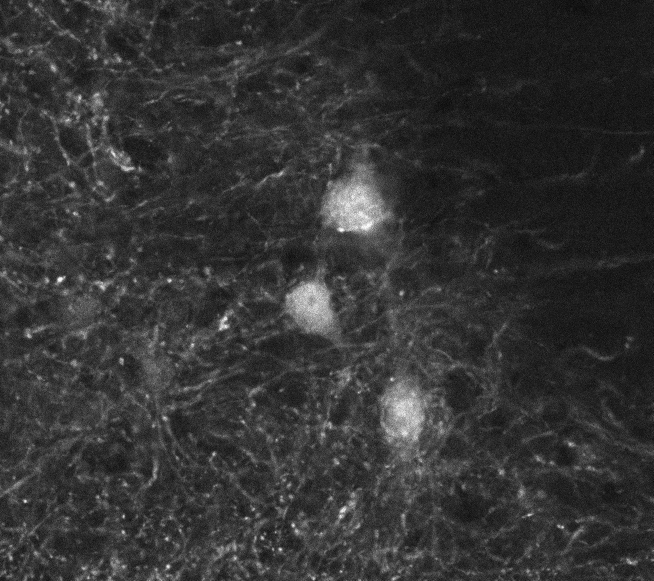
#> input picture Images/neurons.jpg, 1307 x 1161 px (shown at 1/2 size)
$ jupyter execute 02_SipleImageManipulation.ipynb
#> lines starting #> are read from the running program, lines starting #| are printed output that depends on the picture; after the words box and inside, x2 and y2 are one past the last pixel; in counts of white or black regions, pixels touching at a corner belong together
# Simple Image Manipulation

[cell 1]
# Uncomment and run the code below for installing scikit for the first time

# When using anaconda run teh following code:
#!conda install -c anaconda scikit-image

# If you are not using anaconda
#!pip install scikit-image

[cell 2]
from __future__ import print_function, division
import numpy as np
import matplotlib.pyplot as plt
from skimage import img_as_ubyte
from skimage.color import rgb2gray
from skimage.io import imread, imshow
from skimage.measure import label, regionprops
from skimage.morphology import binary_closing, binary_opening, disk
from skimage.filters import threshold_otsu
from skimage.transform import rescale
from skimage.morphology import square
from scipy import ndimage
from skimage import draw
from skimage import io

## Loading and displaying an image
For this example I will be using the first image I took during my microscopy induction.

The image is called 'neurons' and it is available in this repository inside the 'Images' folder.

[cell 3]
img_neurons = rgb2gray(img_as_ubyte(imread("./Images/neurons.jpg")))
#> img_neurons: shape (1161, 1307) float64; min 0, max 1, mean 0.203
img_neurons = img_as_ubyte(img_neurons)

plt.figure()
imshow(img_neurons)
plt.title("Original image")

## Re-scaling an image

[cell 4]
img_neurons_rescaled = rescale(img_neurons, 0.25)
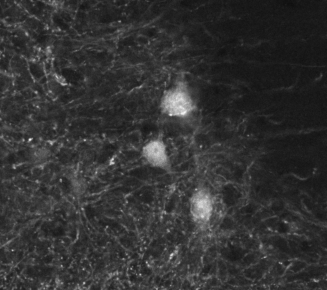
#> img_neurons_rescaled: shape (290, 327) float64; min 0.0605, max 0.962, mean 0.203
plt.figure()
imshow(img_neurons_rescaled)
plt.title('Rescaled image')

## Converting an image to grayscale

[cell 5]
img_neurons_gray = rgb2gray(img_neurons_rescaled)
plt.figure()
imshow(img_neurons_gray)
plt.title('Grayscale image')

## Plotting the histogram of an image

[cell 6]
data = plt.hist(img_neurons_rescaled.ravel(), bins = 256)
plt.show()
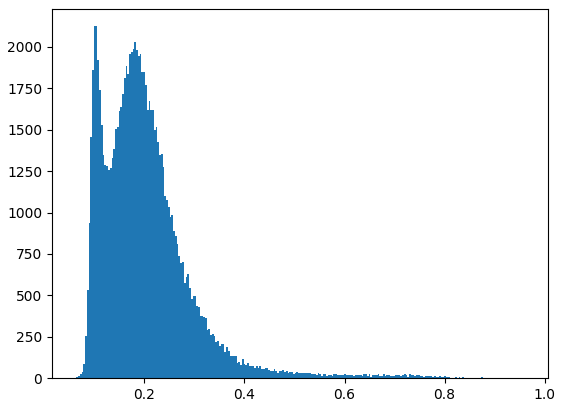
#> figure drawn by matplotlib, 1 panel; tallest bar 2125 high, from x = 0.0992 to 0.103

## Plotting several figures at one

[cell 7]
# create figure with 2x2 subplots
fig, ax = plt.subplots(2,2, figsize=(20,15))

# fill each subplot
ax[0,0].imshow(img_neurons)
ax[0,1].hist(img_neurons.ravel(), bins = 256);

ax[1,0].imshow(img_neurons_gray, cmap = 'gray')
ax[1,1].hist(img_neurons_gray.ravel(), bins = 256);


# we can add titles to subplots
ax[0,0].set_title('Colored Image')
ax[0,1].set_title('Histogram of colored image')
ax[1,0].set_title('Grayscale Image')
ax[1,1].set_title('Histogram of grayscale image')
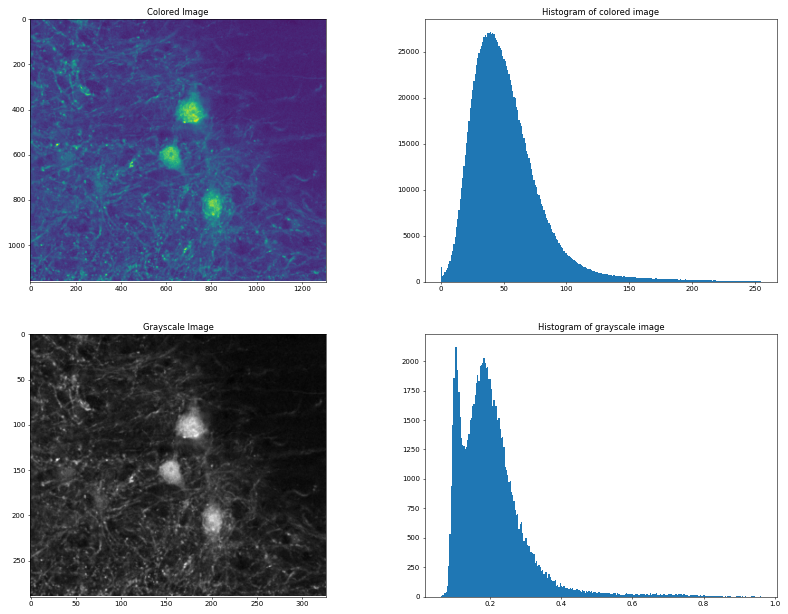
#> figure drawn by matplotlib, 4 panels; panel 2: tallest bar 27183 high, from x = 38.85 to 39.84; panel 4: tallest bar 2125 high, from x = 0.0992 to 0.103

## Threshold the image using Otsu's treshold

[cell 8]
img_neurons_blackwhite = img_neurons <= threshold_otsu(img_neurons)
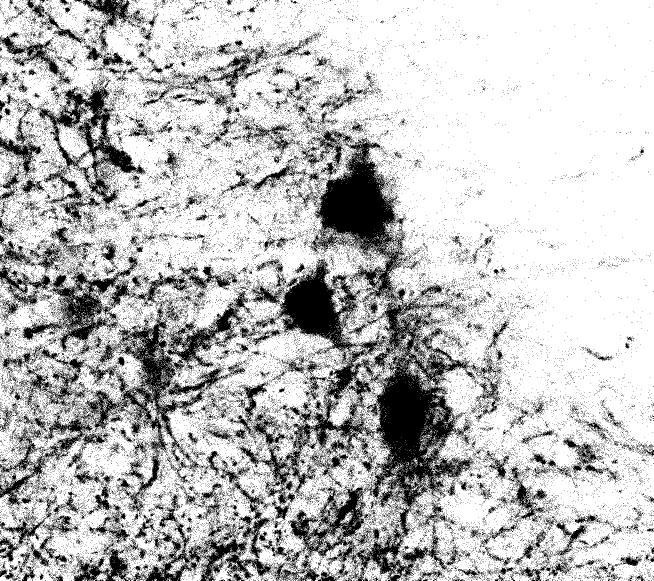
#> img_neurons_blackwhite: shape (1161, 1307) bool (shown at 1/2 size); 75% white; 37605 black regions (36905 under 20 px), largest, box (x1, y1, x2, y2) and area: (459, 275, 948, 1161) 116706, (0, 544, 502, 1028) 37078, (70, 160, 292, 455) 15207
plt.figure(figsize=(10,4))
plt.title("Image after applying Otsu Threshold")
imshow(img_neurons_blackwhite)

## Removing noise from the image using morphological operators

[cell 9]
# Applying dilation
# Dilation expands the shapes in an image.
img_neurons_blackwhite = ndimage.binary_dilation(img_neurons_blackwhite, disk(4))
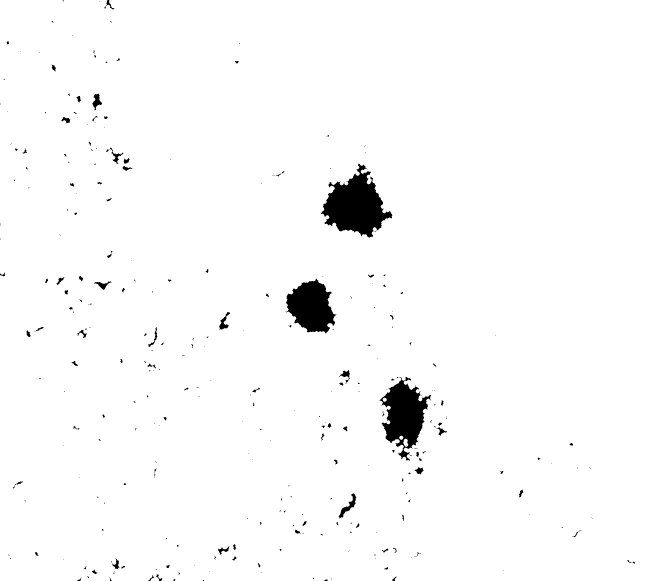
#> img_neurons_blackwhite: shape (1161, 1307) bool (shown at 1/2 size); 97.8% white; 331 black regions (250 under 20 px), largest, box (x1, y1, x2, y2) and area: (642, 327, 785, 475) 11036, (759, 754, 862, 921) 8413, (572, 557, 673, 667) 7130
plt.figure()
plt.title('Dilation')
io.imshow (img_neurons_blackwhite)

# Removing noise using the 'opening' operator
img_neurons_blackwhite = binary_opening(img_neurons_blackwhite, disk(5))
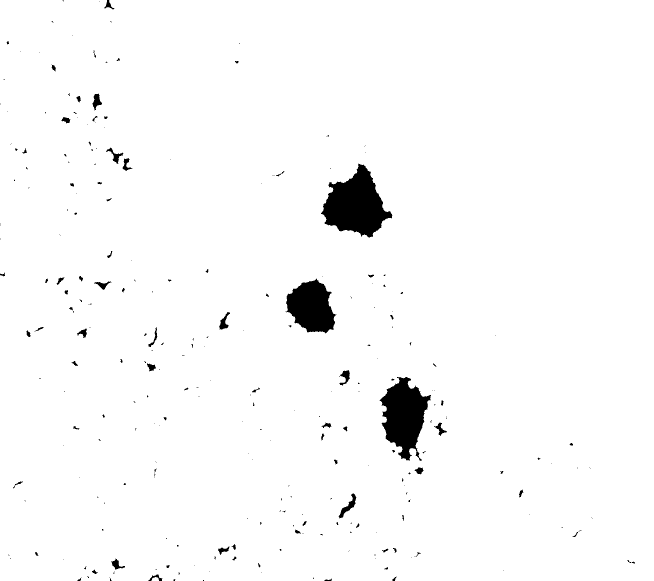
#> img_neurons_blackwhite: shape (1161, 1307) bool (shown at 1/2 size); 97.6% white; 276 black regions (195 under 20 px), largest, box (x1, y1, x2, y2) and area: (642, 327, 785, 475) 11792, (759, 754, 862, 922) 9770, (571, 557, 673, 667) 7366


# Filling gaps and holes using the 'closing' operator
img_neurons_blackwhite = binary_closing(img_neurons_blackwhite, disk(5))
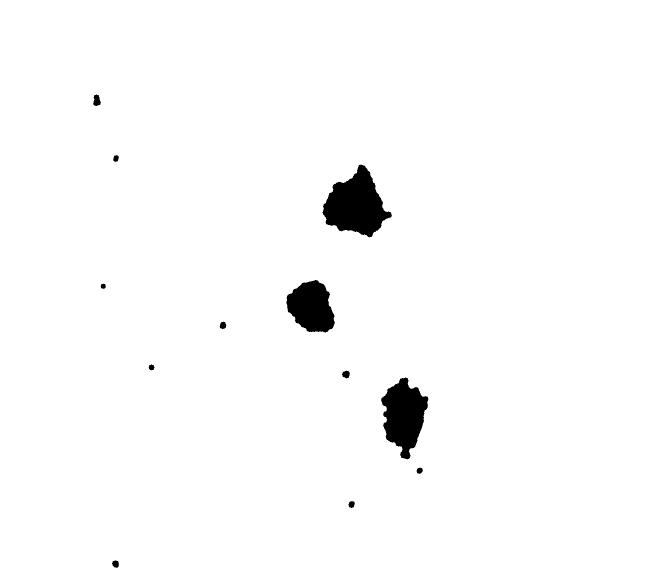
#> img_neurons_blackwhite: shape (1161, 1307) bool (shown at 1/2 size); 98.1% white; 12 black regions

plt.figure()
imshow(img_neurons_blackwhite)
plt.title('Image after morphology operations')

## Counting the number of neurons in the image

[cell 10]
[img_neurons_labelled, regions] = label(img_neurons_blackwhite, background=1, return_num=True )
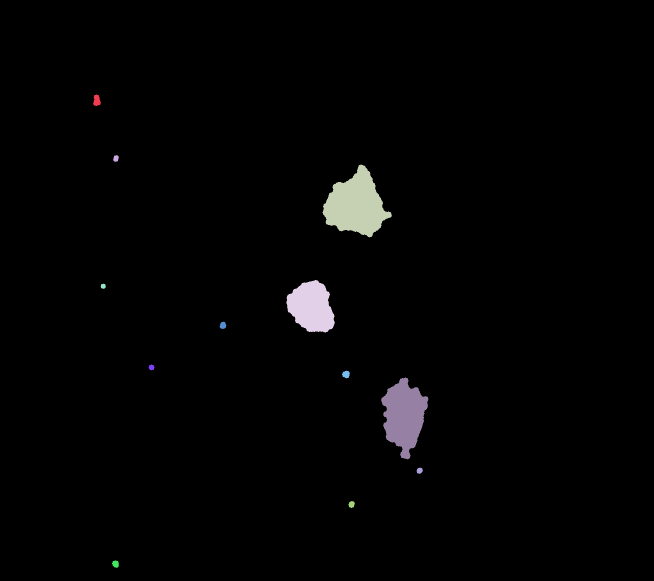
#> img_neurons_labelled: shape (1161, 1307) int32 (shown at 1/2 size); 13 distinct labels, from 0 to 12; one colour per label, 0 black
#> regions = 12

img_neurons_properties = regionprops(img_neurons_labelled)
#> img_neurons_properties = 12 regions; largest, box (x1, y1, x2, y2) and area: (645, 329, 784, 475) 11602, (762, 755, 857, 919) 9404, (573, 560, 670, 665) 7254, (186, 189, 202, 212) 254, (684, 741, 700, 757) 175

fig,ax = plt.subplots(1)
ax.set_aspect('equal')

ax.imshow(img_neurons_labelled)

no_of_neurons = 0
for i in range(len(img_neurons_properties)):
    print('\nRegion ', i)

    radius = img_neurons_properties[i].equivalent_diameter/2
    center = img_neurons_properties[i].centroid
    axis_lenth = img_neurons_properties[i].major_axis_length

    if axis_lenth < 3*radius:
        no_of_neurons += 1
        print('Radius:',radius)
        print('Center:', center)
        circle = plt.Circle((center[1], center[0]), radius, color='k', linewidth='4', fill=False)
        ax.add_patch(circle)
    else:
        print('Region is not a neuron.')
#> this loop made 12 passes
#> (radius, center, axis_lenth) on passes 1 to 12: (8.99, (200.7, 193.2), 23.99), (5.97, (316.5, 231.5), 13.68), (60.77, (409.9, 711.4), 127.9), (48.05, (613.7, 622.6), 109.7), (5.08, (572, 206), 10.19), (6.79, (650.4, 445.5), 14.7), (5.64, (734.4, 302.6), 11.59), (7.46, (748.4, 691.7), 15.28), (54.71, (830.8, 807.8), 147.4), (6.08, (940.8, 838.8), 13.07), (6.43, (1008.5, 702.8), 13.91), (6.98, (1127.6, 230.8), 15.12)
#> (printed output is left out)
#> after the loop, no_of_neurons = 12

#print('\nNumber of regions identified:', regions)

print('Number of neurons in the image:', no_of_neurons)
#| Number of neurons in the image: 12

You can also try repeating the code using the 'coins.jpeg' image avaialable in the Images folder in this repository.

[cell 11]
img_coins = rgb2gray(img_as_ubyte(imread("./Images/coins.jpeg")))
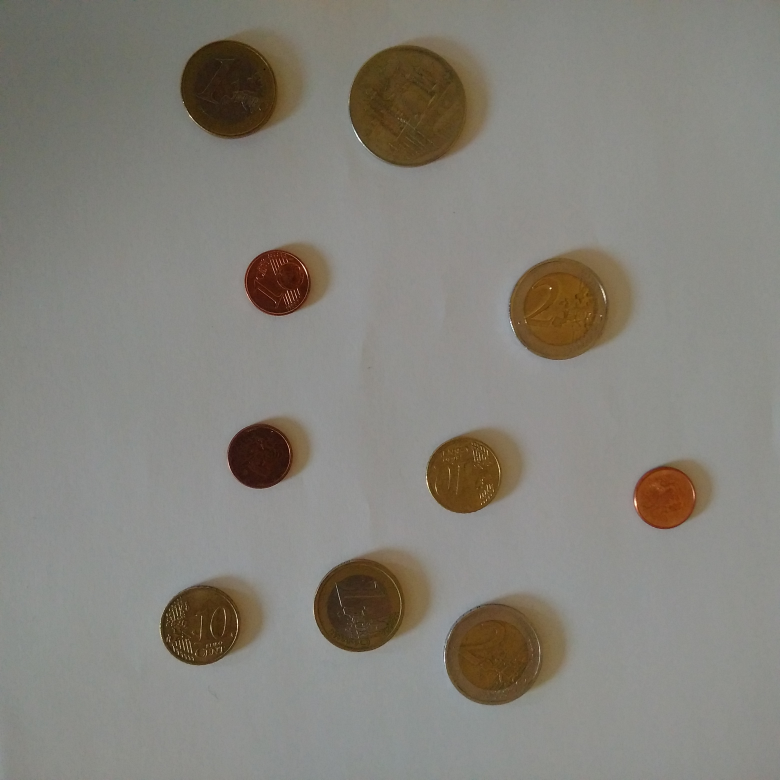
#> input picture Images/coins.jpeg, 3120 x 3120 px (shown at 1/4 size)
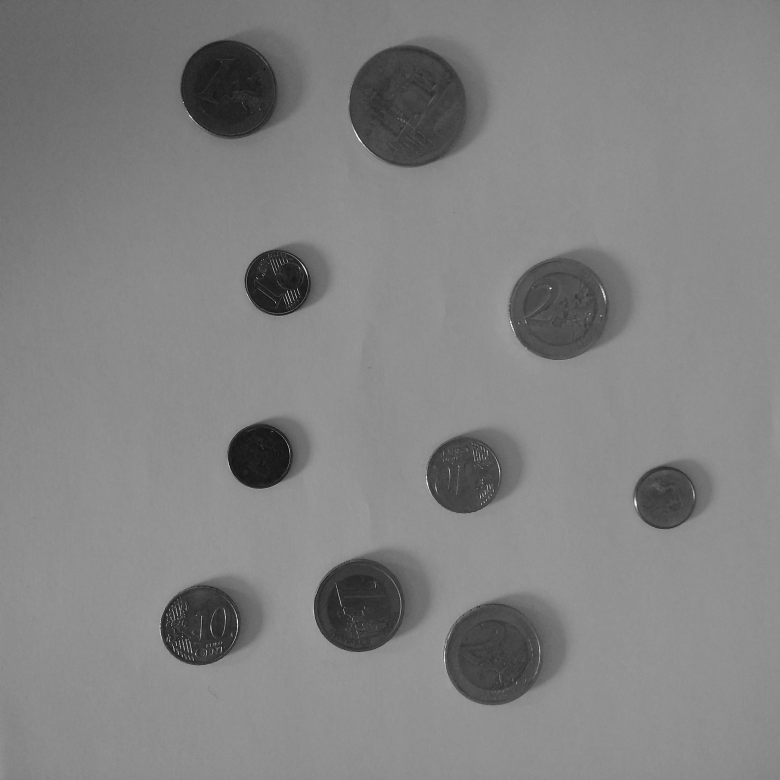
#> img_coins: shape (3120, 3120) float64 (shown at 1/4 size); min 0.00667, max 1, mean 0.511
